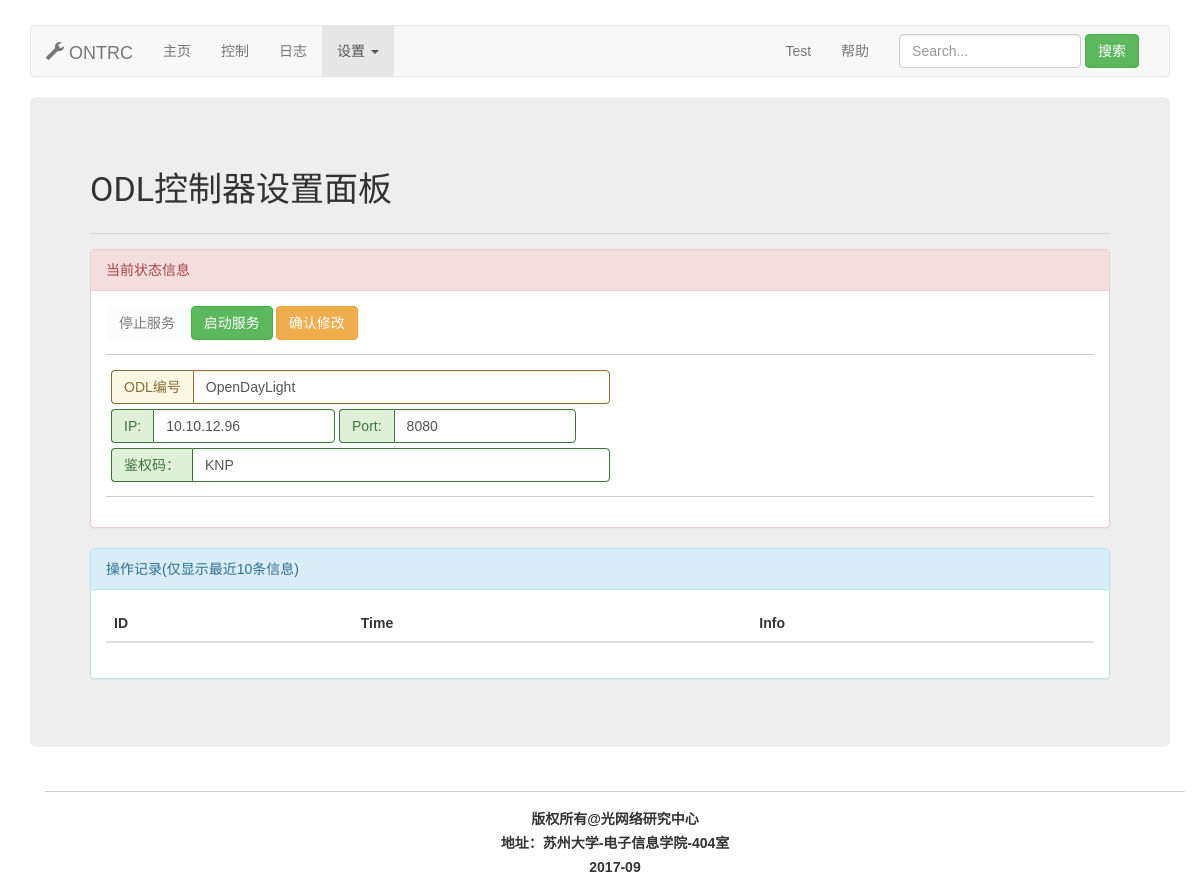
/odlsetting, run on the app's committed database.
### Show/models.py (models this page shows, shortened)
class odlinfo(models.Model):
    odlname = models.CharField(max_length=30)
    odlip = models.CharField(max_length=20)
    odlport = models.CharField(max_length=10)
    odlkey = models.CharField(max_length=20)
    odlright = models.CharField(max_length=10)
    odlstate = models.CharField(max_length=10)

### Show/viewODLsetting.py (the view)
# urls.py: url(r'^odlsetting',viewODLsetting.odlsetting),
def odlsetting(req):
    odlinfo = models.odlinfo.objects.all()
    return render(req,"ODLsetting.html",{"odlinfo":odlinfo[0]})

### templates/ODLsetting.html (shortened to what this page needs)
{% extends "base.html" %}
{% block titleURL%} /index/ {% endblock %}
{% block title %}
    <span class="glyphicon glyphicon-wrench" aria-hidden="true"></span>
    ONTRC
{% endblock %}
{% block MainContents %}
    <h3>ODL控制器设置面板 </h3>
    <hr>
    <div class="panel panel-danger">
        <div class="panel-heading">当前状态信息</div>
        <div class="panel-body">
            <div class="row">
                <div class="col-md-1">
                    <button type="button" class="btn btn-danger"
                            id="stopserver">停止服务</button>
                </div>
                <div class="col-md-1">
                    <button type="button" class="btn"
                            id="startserver" disabled>启动服务</button>
                </div>
                <div class="col-md-1">
                    <button type="button" class="btn"
                            id="comformchange" disabled>确认修改</button>
                </div>
            </div>
            <hr>
            <div class="row" style="margin-left: 5px; margin-bottom: 5px">
                <div class="col-md-6 input-group has-warning">
                  <span class="input-group-addon">ODL编号</span>
                  <input type="text" class="form-control odlinput"
                         value="{{ odlinfo.odlname }}" id="odlname" disabled>
                </div>
            </div>
            <form class="form-inline" style="margin-left: 5px; margin-bottom: 5px">
                <div class="form-group">
                    <div class="input-group has-success">
                        <div class="input-group-addon">IP:</div>
                        <input type="text" class="form-control odlinput"
                               value="{{ odlinfo.odlip }}" id="odlip" disabled>
                    </div>
                </div>
                <div class="form-group">
                    <div class="input-group has-success">
                        <div class="input-group-addon">Port:</div>
                        <input type="text" class="form-control odlinput"
                               value="{{ odlinfo.odlport }}" id="odlport" disabled>
                    </div>
                </div>
            </form>
            <div class="row" style="margin-left: 5px; margin-bottom: 5px">
                <div class="col-md-6 input-group has-success">
                  <span class="input-group-addon">鉴权码：</span>
                  <input type="text" class="form-control odlinput"
                         value="{{ odlinfo.odlkey }}" id="odlkey" disabled>
                </div>
            </div>
            <hr>
        </div>
    </div>
    <div class="panel panel-info">
        <div class="panel-heading">操作记录(仅显示最近10条信息)</div>
        <div class="panel-body">
            <table class="table table-striped table-hover">
                <thead> <tr>
                    <th>ID</th> <th>Time</th> <th>Info</th>
                </tr> </thead>
            </table>
        </div>
    </div>
{% endblock %}

### data on the page
odlinfo: odlname "OpenDayLight", odlip "10.10.12.96", odlport "8080", odlkey "KNP"
